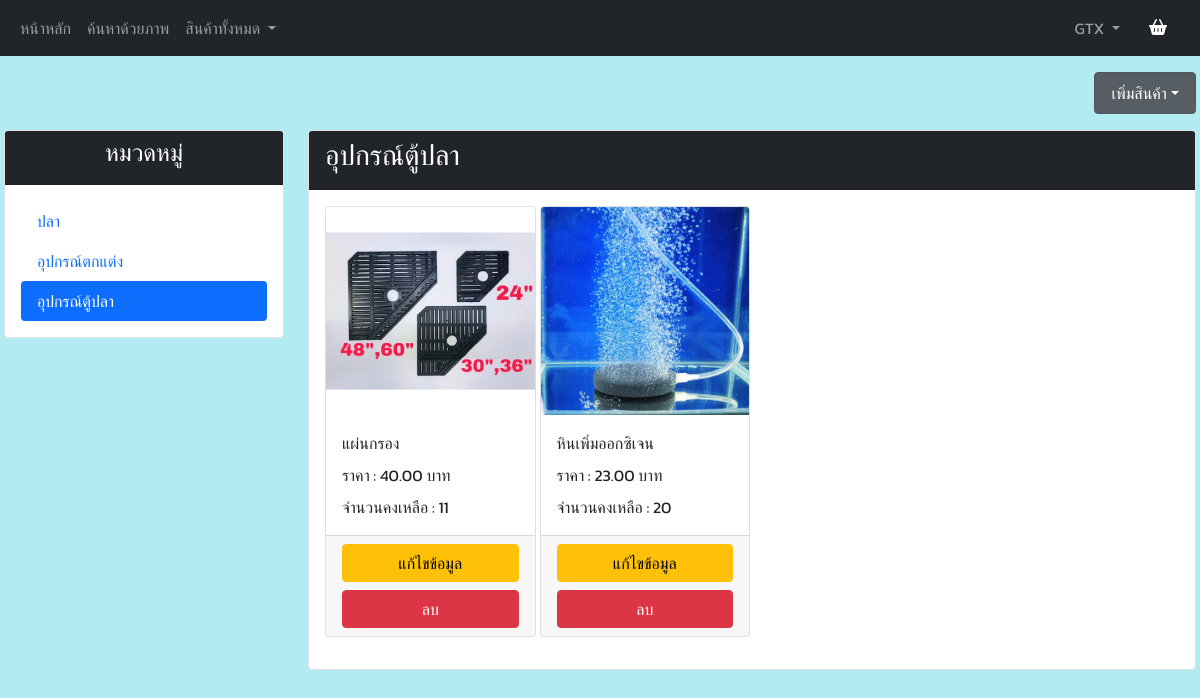
/ownerproduct_tool (signed in), run on the app's committed database.
### tables this page shows
CREATE TABLE "tool_product" (
	"tool_ID"	INTEGER NOT NULL,
	"tool_Name"	TEXT NOT NULL,
	"tool_Price"	REAL NOT NULL,
	"tool_Amount"	INTEGER NOT NULL,
	"tool_Description"	TEXT,
	"tool_Images"	TEXT NOT NULL,
	"tool_Owner"	TEXT NOT NULL,
	"time"	TEXT,
	PRIMARY KEY("tool_ID" AUTOINCREMENT)
);

### app.py (the view)
@app.route("/ownerproduct_tool" , methods=["GET", "POST"])
def ownerproduct_tool():
    if session.get("user",None) is not None:
        if session.get("role") == 'seller':
            with sqlite3.connect("mydata.db") as connect:
                SellerID = session['user']
                cur = connect.cursor()
                cur.execute("select * from seller where seller_id = ?",[SellerID])
                seller = cur.fetchall()
                cur.execute("select count(*) from tool_product where tool_Owner = ?",[SellerID])
                tool_total = cur.fetchone()[0]
                page, per_page, offset = get_page_args(page_parameter='page')
                per_page = 12
                if offset != 0:
                    offset = offset + 2
                sql = "SELECT * FROM tool_product where tool_Owner = ? ORDER BY time desc LIMIT ? OFFSET ?"
                val = [SellerID,per_page, offset]
                cur.execute(sql,val)
                toolproduct_data = cur.fetchall()
                tool_pagination = Pagination(
                    page=page,
                    per_page=per_page,
                    total=tool_total,
                    css_framework='bootstrap4'
                )
                for i in range(len(toolproduct_data)):
                    toolproduct_data[i] = list(toolproduct_data[i])
                    toolproduct_data[i][2] = str('{:,.2f}'.format(toolproduct_data[i][2]))
                    toolproduct_data[i][3] = str('{:,}'.format(int(toolproduct_data[i][3])))
                    toolproduct_data[i] = tuple(toolproduct_data[i])
                return render_template(
                    "ownerproduct_tool.html",
                    tool_pagination=tool_pagination,
                    seller_shop=seller[0],
                    toolproduct_data=toolproduct_data,
                    seller = session['user']
                )
    else:
        return redirect(url_for("home"))

### templates/ownerproduct_tool.html (shortened to what this page needs)
{% extends "header_seller.html" %} {% block content %}
<head>
    <link rel="stylesheet" href="http://jqueryvalidation.org/files/demo/site-demos.css">
    <link rel="stylesheet" type="text/css" href="{{ url_for('static',filename='css/styles.css') }}">
    <link rel="stylesheet" type="text/css" href="{{ url_for('static',filename='css/styles.css') }}">
</head>
<div class="container-fluid p-1 my-1">
    <div class="container p-1 my-0">
    </div>
    <div class="row g-3">
        <div class="col-12 ">
            <ul class="nav justify-content-end">
                <li class="nav-item dropdown">
                    <a class="nav-link active dropdown-toggle btn btn-secondary" type="button" id="dropdownMenuButton" data-bs-toggle="dropdown" aria-expanded="false">เพิ่มสินค้า</a>
                </li>
            </ul>
        </div>
        <div class="col-12">
            <div class="row gx-4 gy-1">
                <div class="col-xs-12 col-md-3">
                    <div class="card">
                        <div class="card-header bg-dark">
                            <h4 style="color: white;" class="text-center">หมวดหมู่</h4>
                        </div>
                        <div class="card-body">
                            <ul class="nav flex-column nav-pills" id="v-pills-tab" role="tablist" aria-orientation="vertical">
                                <li class="nav-item">
                                    <a class="nav-link" type="button" href="/ownerproduct_fish" id="shop-fish-tab">ปลา</a>
                                </li>
                                <li class="nav-item">
                                    <a class="nav-link" type="button" href="/ownerproduct_accessories" id="shop-decoration-tab">อุปกรณ์ตกแต่ง</a>
                                </li>
                                <li class="nav-item">
                                    <a class="nav-link active" type="button" href="/ownerproduct_tool" id="shop-tool-tab">อุปกรณ์ตู้ปลา</a>
                                </li>
                            </ul>
                        </div>
                    </div>
                </div>
                <div class="col-xs-12 col-sm-12 col-md-9">
                    <div>
                        <div class="tab-pane fade show active" id="shop-fish" role="tabpanel" aria-labelledby="shop-fish-tab">
                            <div class="card">
                                <div class="card-header bg-dark">
                                    <h3>อุปกรณ์ตู้ปลา</h3>
                                </div>
                                <div class="card-body">
                                    <div class="row g-1">
                                        {%for row in toolproduct_data %}
                                        <div class="col-md-3 mb-3 ">
                                            <div class="card h-100">
                                                <img src="{{row.5}}" class="card-img-top">
                                                <div class="card-body">
                                                    <p class="card-title">{{row.1}}</p>
                                                    <p class="card-text">ราคา : {{row.2}} บาท</p>
                                                    <p class="card-text">จำนวนคงเหลือ : {{row.3}}</p>
                                                </div>
                                                <div class="card-footer">
                                                    <div class="d-grid gap-2">
                                                        <button type="button" class="btn btn-warning" data-bs-toggle="modal" data-bs-target="#modal_edit_tooldata{{row.0}}">แก้ไขข้อมูล</button>
                                                        <button type="button" class="btn btn-danger" data-bs-toggle="modal" data-bs-target="#modal_delete_tool{{row.0}}">ลบ</button>
                                                    </div>
                                                </div>
                                            </div>
                                        </div>
                                        {%endfor%} {{tool_pagination.links}}
                                    </div>
                                </div>
                            </div>
                        </div>
                    </div>
                </div>
            </div>
        </div>
    </div>
</div>
{% endblock %}

### static/css/styles.css (style rules this page uses)
p { margin-bottom: 0.5rem; }
h3 { color: white; }
a, p, h1, h2, h3, h4, h5, h6, .btn, label, .col-form-label, span, input, textarea, table { font-family: 'Kanit', sans-serif; }

### data on the page
tool_product: shows a picture, tool_Name "แผ่นกรอง", tool_Price "40.00", tool_Amount "11"
tool_product: shows a picture, tool_Name "หินเพิ่มออกซิเจน", tool_Price "23.00", tool_Amount "20"

### other printed values
{{ seller }} "GTX"
